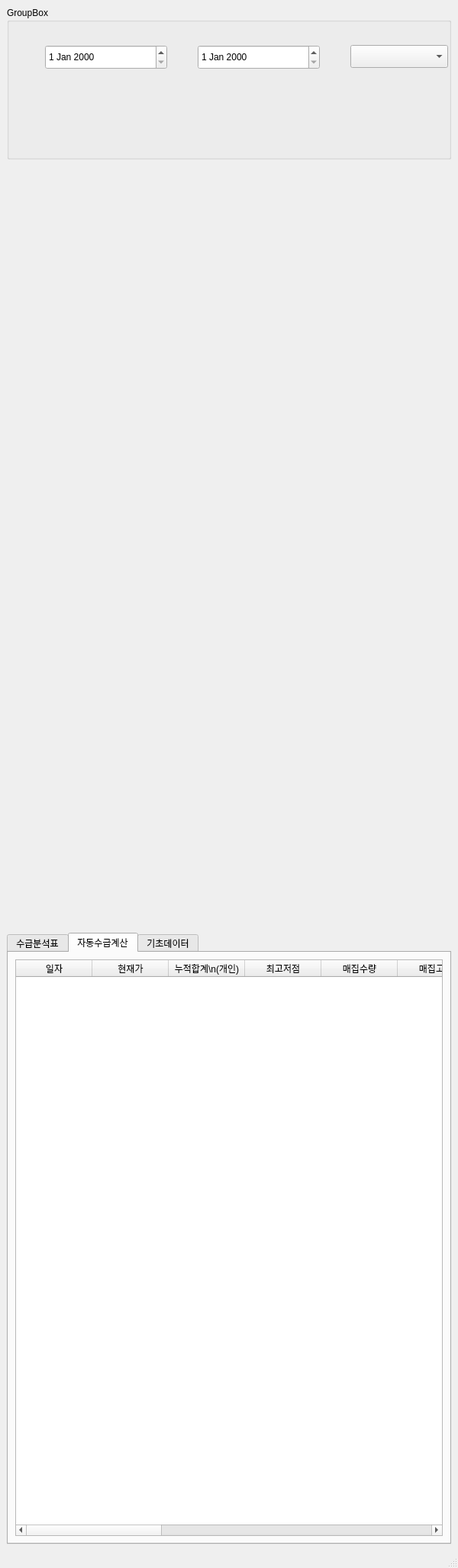
<?xml version="1.0" encoding="UTF-8"?>
<ui version="4.0">
 <class>MainWindow</class>
 <widget class="QMainWindow" name="MainWindow">
  <property name="geometry">
   <rect>
    <x>0</x>
    <y>0</y>
    <width>600</width>
    <height>2056</height>
   </rect>
  </property>
  <property name="maximumSize">
   <size>
    <width>600</width>
    <height>16777215</height>
   </size>
  </property>
  <property name="windowTitle">
   <string>MainWindow</string>
  </property>
  <widget class="QWidget" name="centralwidget">
   <property name="sizePolicy">
    <sizepolicy hsizetype="Preferred" vsizetype="Preferred">
     <horstretch>1</horstretch>
     <verstretch>1</verstretch>
    </sizepolicy>
   </property>
   <layout class="QVBoxLayout" name="verticalLayout" stretch="10,50,40">
    <item>
     <widget class="QGroupBox" name="groupBox">
      <property name="title">
       <string>GroupBox</string>
      </property>
      <widget class="QDateEdit" name="dateEdit">
       <property name="geometry">
        <rect>
         <x>50</x>
         <y>50</y>
         <width>160</width>
         <height>32</height>
        </rect>
       </property>
      </widget>
      <widget class="QDateEdit" name="dateEdit_2">
       <property name="geometry">
        <rect>
         <x>250</x>
         <y>50</y>
         <width>160</width>
         <height>32</height>
        </rect>
       </property>
      </widget>
      <widget class="QComboBox" name="comboBox">
       <property name="geometry">
        <rect>
         <x>450</x>
         <y>50</y>
         <width>128</width>
         <height>30</height>
        </rect>
       </property>
      </widget>
     </widget>
    </item>
    <item>
     <widget class="matplotlibWidget" name="widget" native="true"/>
    </item>
    <item>
     <widget class="QTabWidget" name="tabWidget">
      <property name="currentIndex">
       <number>1</number>
      </property>
      <widget class="QWidget" name="tab_1">
       <attribute name="title">
        <string>수급분석표</string>
       </attribute>
       <layout class="QVBoxLayout" name="verticalLayout_2">
        <item>
         <widget class="QTableWidget" name="tableWidget_2">
          <column>
           <property name="text">
            <string>일자</string>
           </property>
          </column>
          <column>
           <property name="text">
            <string>평균단가</string>
           </property>
          </column>
          <column>
           <property name="text">
            <string>거래량</string>
           </property>
          </column>
          <column>
           <property name="text">
            <string>개인</string>
           </property>
          </column>
          <column>
           <property name="text">
            <string>세력합</string>
           </property>
          </column>
          <column>
           <property name="text">
            <string>외국인</string>
           </property>
          </column>
          <column>
           <property name="text">
            <string>금융투자</string>
           </property>
          </column>
          <column>
           <property name="text">
            <string>보험</string>
           </property>
          </column>
          <column>
           <property name="text">
            <string>투신</string>
           </property>
          </column>
          <column>
           <property name="text">
            <string>기타금융</string>
           </property>
          </column>
          <column>
           <property name="text">
            <string>은행</string>
           </property>
          </column>
          <column>
           <property name="text">
            <string>연기금</string>
           </property>
          </column>
          <column>
           <property name="text">
            <string>사모펀드</string>
           </property>
          </column>
          <column>
           <property name="text">
            <string>국가</string>
           </property>
          </column>
          <column>
           <property name="text">
            <string>내외국인</string>
           </property>
          </column>
         </widget>
        </item>
       </layout>
      </widget>
      <widget class="QWidget" name="tab">
       <attribute name="title">
        <string>자동수급계산</string>
       </attribute>
       <layout class="QVBoxLayout" name="verticalLayout_5">
        <item>
         <widget class="QTableWidget" name="tableWidget_3">
          <attribute name="horizontalHeaderShowSortIndicator" stdset="0">
           <bool>true</bool>
          </attribute>
          <attribute name="horizontalHeaderStretchLastSection">
           <bool>true</bool>
          </attribute>
          <attribute name="verticalHeaderShowSortIndicator" stdset="0">
           <bool>true</bool>
          </attribute>
          <column>
           <property name="text">
            <string>일자</string>
           </property>
          </column>
          <column>
           <property name="text">
            <string>현재가</string>
           </property>
          </column>
          <column>
           <property name="text">
            <string>누적합계\n(개인)</string>
           </property>
          </column>
          <column>
           <property name="text">
            <string>최고저점</string>
           </property>
          </column>
          <column>
           <property name="text">
            <string>매집수량</string>
           </property>
          </column>
          <column>
           <property name="text">
            <string>매집고점</string>
           </property>
          </column>
          <column>
           <property name="text">
            <string>분산비율</string>
           </property>
          </column>
          <column>
           <property name="text">
            <string>새 행</string>
           </property>
          </column>
          <column>
           <property name="text">
            <string>최고저점</string>
           </property>
          </column>
          <column>
           <property name="text">
            <string>매집수량</string>
           </property>
          </column>
          <column>
           <property name="text">
            <string>매집고점</string>
           </property>
          </column>
          <column>
           <property name="text">
            <string>분산비율</string>
           </property>
          </column>
          <column>
           <property name="text">
            <string>5일추세</string>
           </property>
          </column>
          <column>
           <property name="text">
            <string>60일추세</string>
           </property>
          </column>
          <column>
           <property name="text">
            <string>최고저점</string>
           </property>
          </column>
         </widget>
        </item>
       </layout>
      </widget>
      <widget class="QWidget" name="tab_2">
       <attribute name="title">
        <string>기초데이터</string>
       </attribute>
       <layout class="QVBoxLayout" name="verticalLayout_3">
        <item>
         <widget class="QTableWidget" name="tableWidget"/>
        </item>
       </layout>
      </widget>
     </widget>
    </item>
   </layout>
  </widget>
  <widget class="QMenuBar" name="menubar">
   <property name="geometry">
    <rect>
     <x>0</x>
     <y>0</y>
     <width>600</width>
     <height>38</height>
    </rect>
   </property>
  </widget>
  <widget class="QStatusBar" name="statusbar"/>
 </widget>
 <customwidgets>
  <customwidget>
   <class>matplotlibWidget</class>
   <extends>QWidget</extends>
   <header>matplotlibWidgetFile</header>
   <container>1</container>
  </customwidget>
 </customwidgets>
 <resources/>
 <connections/>
</ui>
